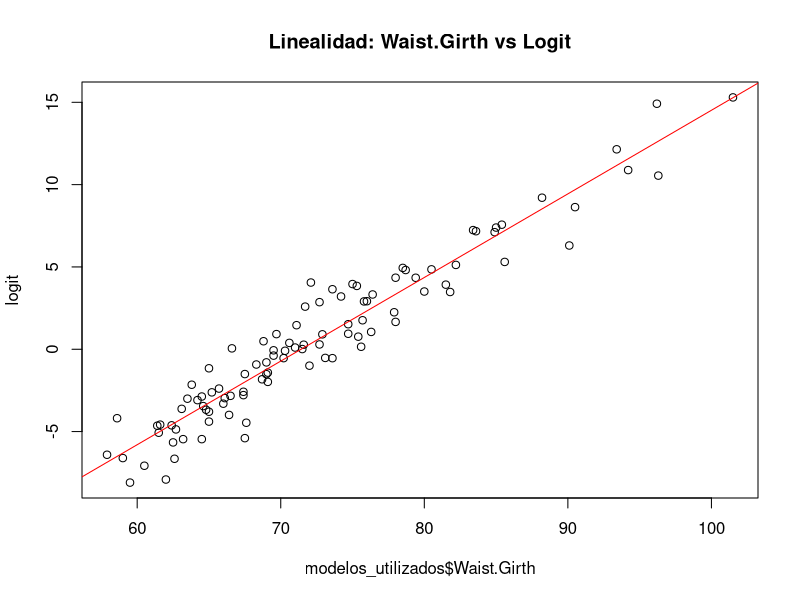
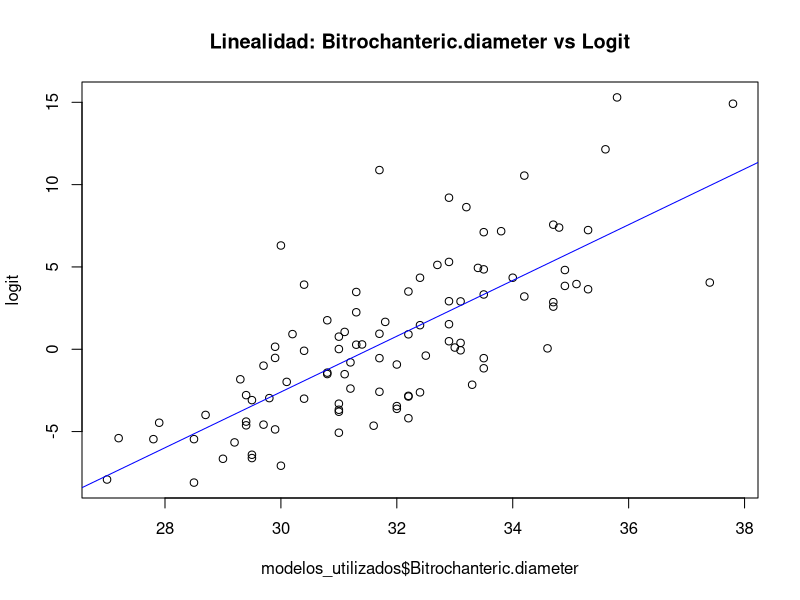
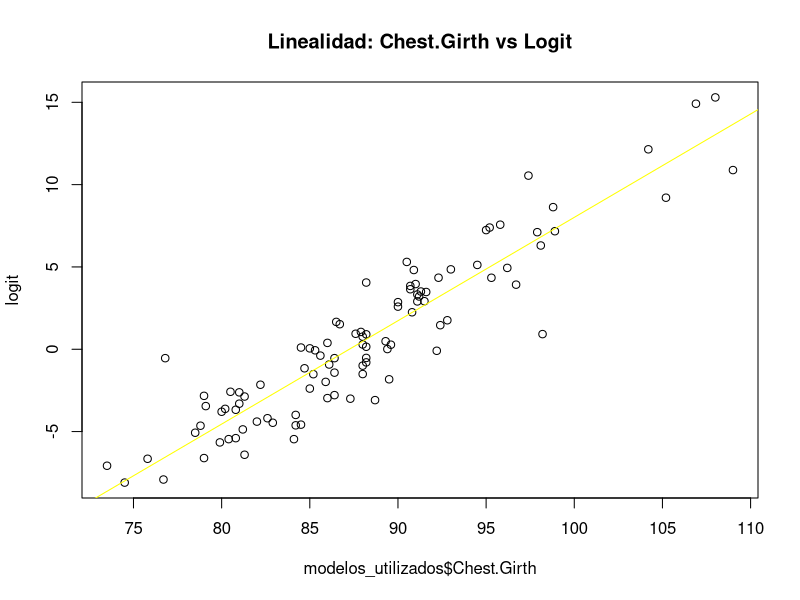
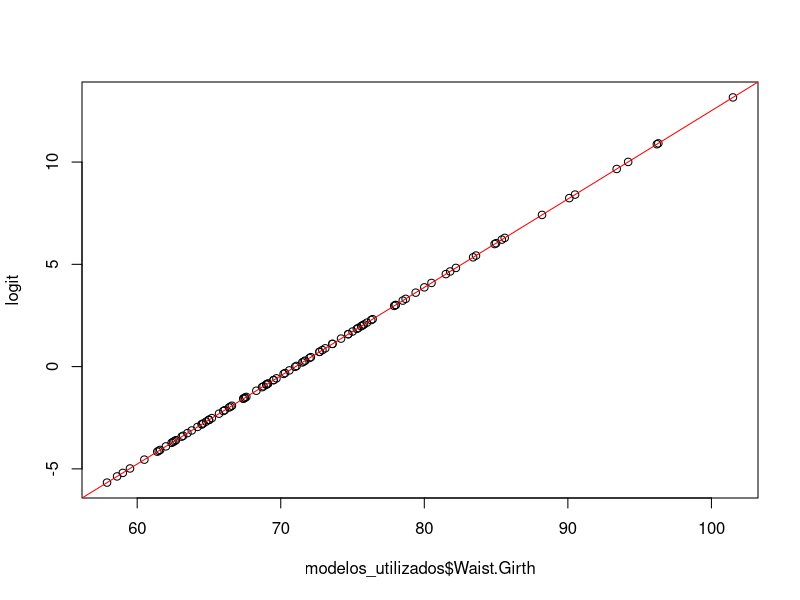
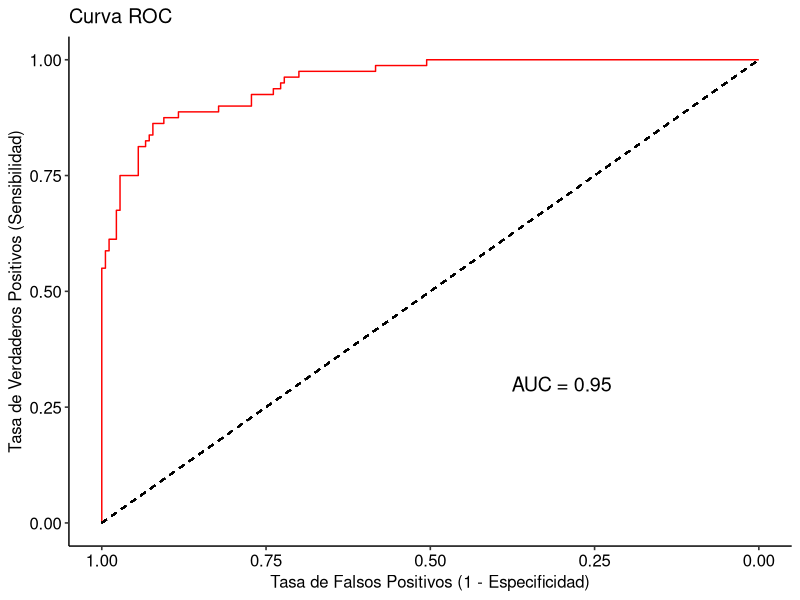
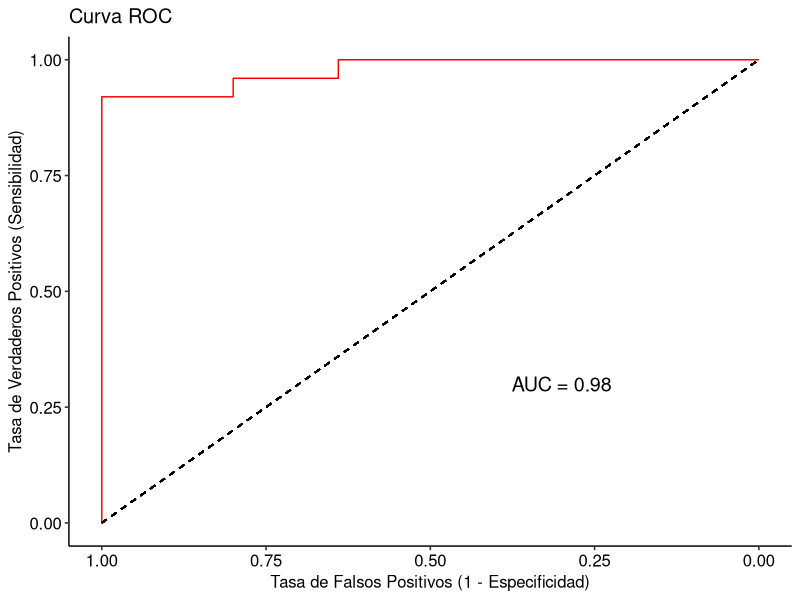
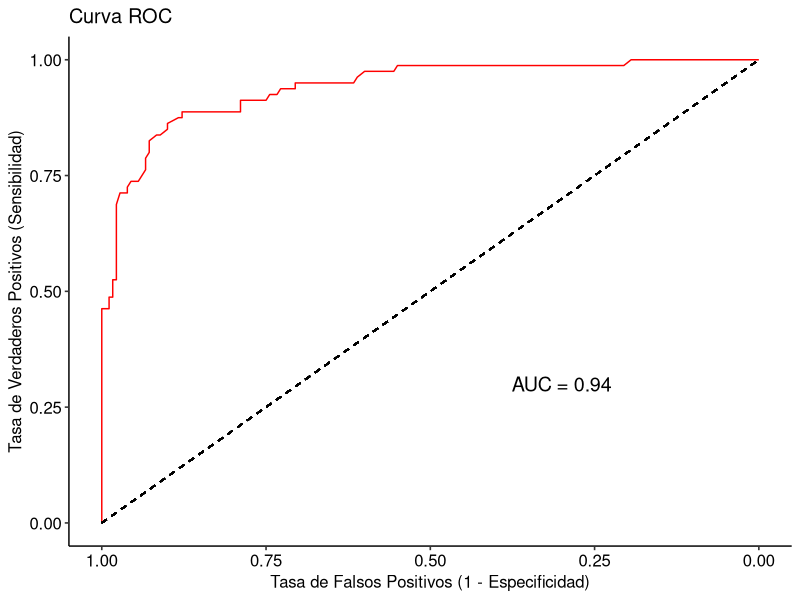
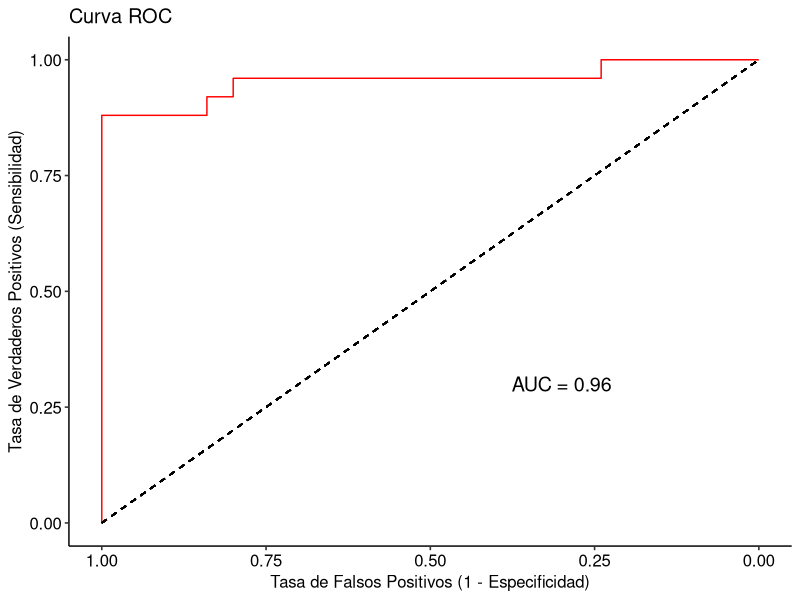

Reproduce these figures in R, in order.
## ---- chunk 1
knitr::opts_chunk$set(echo = TRUE)
## ---- chunk 2
library(ggpubr)
library(ggplot2)
library(pROC)
library(car)
## ---- chunk 3
datos <- read.csv2("EP09 Datos.csv", stringsAsFactors = TRUE)

## ---- chunk 4
# Calcular el IMC
datos$IMC <- datos$Weight / ((datos$Height*1/100)^2)

# Filtramos las mujeres
mujeres <- subset(datos, Gender == 0)

# Creamos la variable EN
mujeres$EN <- ifelse(mujeres$IMC >= 23.2, 1, 0)

# Separamsos mujeres con "Sobrepeso" y "No sobrepeso"
mujeres_sobrepeso <- subset(mujeres, EN == 1)
mujeres_no_sobrepeso <- subset(mujeres, EN == 0)
## ---- chunk 5
set.seed(1166)


# Seleccionar 75 mujeres de cada grupo (75 "Sobrepeso" y 75 "No sobrepeso")
sobrepeso <- mujeres_sobrepeso[sample(nrow(mujeres_sobrepeso), 75, replace = FALSE), ]
no_sobrepeso <- mujeres_no_sobrepeso[sample(nrow(mujeres_no_sobrepeso), 75, replace = FALSE), ]

# Dividir la muestra en dos conjuntos
# 100 personas (50 con EN "Sobrepeso" y 50 con EN "No sobrepeso")
modelos <- rbind(sobrepeso[1:50, ], no_sobrepeso[1:50, ])

# 50 personas (25 con EN "Sobrepeso" y 25 con EN "No sobrepeso")
evaluacion <- rbind(sobrepeso[51:75, ], no_sobrepeso[51:75, ])
## ---- chunk 6
modeloRLS <- glm(EN ~ Waist.Girth, family = binomial(link = "logit"), modelos)
print(summary(modeloRLS))
## ---- chunk 7
modelo_nulo <- glm(EN ~ 1, family = binomial(link = "logit"), modelos)
modelo_completo <- glm(EN ~ Waist.Girth + Chest.depth + Ankle.Minimum.Girth + Ankles.diameter + Age + Bitrochanteric.diameter + Calf.Maximum.Girth + Chest.Girth + Biiliac.diameter, family = binomial(link = "logit"), modelos)

cat("Modelo nulo:\n")
print(summary(modelo_nulo))

cat("Modelo completo:\n")
print(summary(modelo_completo))

#Evaluar variables a incorporar
print(add1(modelo_nulo, scope = modelo_completo, test = "LRT"))
cat("\n\n")
## ---- chunk 8
# Se selecciona Waight.Girth como variable predictora a incorporar dado que tiene el menor p-value.
modelo1 <- update(modelo_nulo, . ~ . + Waist.Girth)

# Luego se vuelve a evaluar una nueva variable predictora a incorporar
print(add1(modelo1, scope = modelo_completo, test = "LRT"))
## ---- chunk 9
# Se elecciona la variable Bitrochanteric.diameter dado que tiene el menor p-value y se incorpora al modelo.
modelo2 <- update(modelo1, . ~ . + Bitrochanteric.diameter)
print(add1(modelo2, scope = modelo_completo, test = "LRT"))
## ---- chunk 10
# Se selecciona la variable Chest.Girth dado que tiene el menor p-value y se incorpora al modelo.
modelo3 <- update(modelo2, . ~ . + Chest.Girth)
print(add1(modelo3, scope = modelo_completo, test = "LRT"))
## ---- chunk 11
# Se selecciona la variable Ankles.diameter dado que tiene el menor p-value y se incorpora al modelo.
modelo4 <- update(modelo3, . ~ . + Ankles.diameter)
print(add1(modelo4, scope = modelo_completo, test = "LRT"))
## ---- chunk 12
#cat("Modelo final")
print(summary(modelo4))
## ---- chunk 13
resultado <- anova(modelo_nulo, modelo1, modelo2, modelo3, modelo4, modelo_completo, test = "LRT")
print(resultado)
## ---- chunk 14
#Generalidad
#Reducir a matriz de datos que solo contenga los predictores
predictores = names(coef(modelo3)) [-1]
modelos = mujeres[,c(predictores, "EN")]
#Construir una matriz de datos con la respuesta predicha, los residuos y estadisiticas
#para evaluar la influencia de cada una de las observaciones
resultados = data.frame(respuesta_predicha = fitted(modelo3))
resultados[["residuos_estandarizados"]] = rstandard(modelo3)
resultados[["residuos_estudiantizados"]] = rstudent(modelo3)
resultados[["distancia_Cook"]] = cooks.distance(modelo3)
resultados[["dfbeta"]] = dfbeta(modelo3)
resultados[["dffit"]] = dffits(modelo3)
resultados[["apalancamiento"]] = hatvalues(modelo3)
resultados[["covratio"]] = covratio(modelo3)
cat("Identificacion de valores atipicos : \n")
#Observaciones por fuera del 95% esperado
sospechosos1 <- which (abs (resultados [["residuos_estandarizados"]]) > 1.96)
cat("- Residuos estandarizados fuera del 95% esperado:", sospechosos1, "\n")
# Observaciones con distancia de Cook mayor a uno.
sospechosos2 <- which(resultados [["cooks.distance"]]> 1)
cat("- Residuos con una distancia de Cook alta:", sospechosos2, "\n")
# Observaciones con apalancamiento mayor igual al doble del # apalancamiento promedio.
apal_medio <- (ncol(mujeres) + 1) / nrow(mujeres)
sospechosos3 <- which (resultados [["apalancamiento"]] > 2 * apal_medio)
cat ("Residuos con apalancamiento fuera de rango:",sospechosos3, "\n")
# Observaciones con DFBeta mayor o igual a 1.
sospechosos4 <- which(apply(resultados [["dfbeta"]] >= 1, 1, any)) 
names (sospechosos4) <- NULL
cat("Residuos con DFBeta >= 1: ",sospechosos4, "\n")
# Observaciones con razón de covarianza fuera de rango. 
inferior <- 1 - 3 * apal_medio
superior <- 1 + 3 * apal_medio
sospechosos5 <- which (resultados [["covratio"]] < inferior |
                         resultados [["covratio"]]> superior)
cat("- Residuos con razón de covarianza fuera de rango: ", sospechosos5, "\n")
#Resumen de valores sospechosos.
sospechosos <- c(sospechosos1, sospechosos2, sospechosos3, sospechosos4, sospechosos5)
sospechosos <- sort (unique (sospechosos))
cat ("\nResumen de valores sospechosos: \n")
cat ("Apalancamiento promedio: ", apal_medio, "\n")
cat("Intervalo razón de covarianza: [", inferior, superior, "]\n\n", sep = "")
print(round(resultados [sospechosos, c("distancia_Cook", "apalancamiento","covratio")], 3))
## ---- chunk 15
#Condiciones
# Extraer las observaciones utilizadas en el modelo
modelos_utilizados <- modelo3$model

# Verificar linealidad con los predictores
logit <- log(fitted(modelo3) / (1 - fitted(modelo3)))

# Graficar con el conjunto utilizado en el modelo
plot(modelos_utilizados$Waist.Girth, logit, main = "Linealidad: Waist.Girth vs Logit")
abline(lm(logit ~ modelos_utilizados$Waist.Girth), col = "red")

plot(modelos_utilizados$Bitrochanteric.diameter, logit, main = "Linealidad: Bitrochanteric.diameter vs Logit")
abline(lm(logit ~ modelos_utilizados$Bitrochanteric.diameter), col = "blue")

plot(modelos_utilizados$Chest.Girth, logit, main = "Linealidad: Chest.Girth vs Logit")
abline(lm(logit ~ modelos_utilizados$Chest.Girth), col = "yellow")


#2. los residuos deben ser independientes entre si
# Verificar independencia de los residuos
cat("\nVerificación de independencia de los residuos\n")
cat("--------------------------------------------------\n")
print(durbinWatsonTest(modelo3))
## ---- chunk 16
#Condiciones
# Verificar linealidad con los predictores
logit <- log(fitted(modeloRLS) / (1 - fitted(modeloRLS)))

# Graficar el logit contra un predictor continuo
plot(modelos_utilizados$Waist.Girth, logit)
abline(lm(logit ~ modelos_utilizados$Waist.Girth), col = "red")

#2. los residuos deben ser independientes entre si
# Verificar independencia de los residuos
cat("\nVerificación de independencia de los residuos\n")
cat("--------------------------------------------------\n")
print(durbinWatsonTest(modelo3))

## ---- chunk 17
# Evaluamos el modelo con el conjunto de prueba
probs_e <- predict(modelo3, modelos, type = "response")

# Calculamos la curva ROC y el AUC
ROC_e <- roc(modelos[["EN"]], probs_e)
auc_value <- auc(ROC_e)  # Obtener el valor del AUC

# Graficamos la curva ROC
g_roc_e <- ggroc(ROC_e, color = "red") +
  geom_segment(aes(x = 1, xend = 0, y = 0, yend = 1), linetype = "dashed") +
  annotate("text", x = 0.3, y = 0.3, label = sprintf("AUC = %.2f", auc_value), size = 5, color = "black") +
  theme_pubr() +
  labs(title = "Curva ROC", x = "Tasa de Falsos Positivos (1 - Especificidad)", y = "Tasa de Verdaderos Positivos (Sensibilidad)")

# Mostrar el gráfico
print(g_roc_e)
## ---- chunk 18
# Evaluamos el modelo con el conjunto de prueba
probs_e <- predict(modelo3, evaluacion, type = "response")

# Calculamos la curva ROC y el AUC
ROC_e <- roc(evaluacion[["EN"]], probs_e)
auc_value <- auc(ROC_e)  # Obtener el valor del AUC

# Graficamos la curva ROC
g_roc_e <- ggroc(ROC_e, color = "red") +
  geom_segment(aes(x = 1, xend = 0, y = 0, yend = 1), linetype = "dashed") +
  annotate("text", x = 0.3, y = 0.3, label = sprintf("AUC = %.2f", auc_value), size = 5, color = "black") +
  theme_pubr() +
  labs(title = "Curva ROC", x = "Tasa de Falsos Positivos (1 - Especificidad)", y = "Tasa de Verdaderos Positivos (Sensibilidad)")

# Mostrar el gráfico
print(g_roc_e)
## ---- chunk 19
# Evaluamos el modelo con el conjunto de prueba
probs_e <- predict(modeloRLS, modelos, type = "response")

# Calculamos la curva ROC y el AUC
ROC_e <- roc(modelos[["EN"]], probs_e)
auc_value <- auc(ROC_e)  # Obtener el valor del AUC

# Graficamos la curva ROC
g_roc_e <- ggroc(ROC_e, color = "red") +
  geom_segment(aes(x = 1, xend = 0, y = 0, yend = 1), linetype = "dashed") +
  annotate("text", x = 0.3, y = 0.3, label = sprintf("AUC = %.2f", auc_value), size = 5, color = "black") +
  theme_pubr() +
  labs(title = "Curva ROC", x = "Tasa de Falsos Positivos (1 - Especificidad)", y = "Tasa de Verdaderos Positivos (Sensibilidad)")

# Mostrar el gráfico
print(g_roc_e)
## ---- chunk 20
# Evaluamos el modelo con el conjunto de prueba
probs_e <- predict(modeloRLS, evaluacion, type = "response")

# Calculamos la curva ROC y el AUC
ROC_e <- roc(evaluacion[["EN"]], probs_e)
auc_value <- auc(ROC_e)  # Obtener el valor del AUC

# Graficamos la curva ROC
g_roc_e <- ggroc(ROC_e, color = "red") +
  geom_segment(aes(x = 1, xend = 0, y = 0, yend = 1), linetype = "dashed") +
  annotate("text", x = 0.3, y = 0.3, label = sprintf("AUC = %.2f", auc_value), size = 5, color = "black") +
  theme_pubr() +
  labs(title = "Curva ROC", x = "Tasa de Falsos Positivos (1 - Especificidad)", y = "Tasa de Verdaderos Positivos (Sensibilidad)")

# Mostrar el gráfico
print(g_roc_e)
## ---- chunk 21
# Realizar predicciones sobre el conjunto de evaluación
probabilidades <- predict(modelo3, newdata = modelos, type = "response")

# Convertir las probabilidades en predicciones binarias utilizando un umbral de 0.5
predicciones <- ifelse(probabilidades >= 0.5, 1, 0)

# Crear una matriz de confusión
matriz_confusion <- table(Predicción = predicciones, Realidad = modelos$EN)
print(matriz_confusion)

# Calcular Sensibilidad
sensibilidad <- matriz_confusion[2, 2] / sum(matriz_confusion[, 2])
cat("Sensibilidad: ", round(sensibilidad, 3), "\n")

# Calcular Especificidad
especificidad <- matriz_confusion[1, 1] / sum(matriz_confusion[, 1])
cat("Especificidad: ", round(especificidad, 3), "\n")


cat("El modelo es capaz de identificar correctamente el 87.5% de las personas con sobrepeso (verdaderos positivos) y El modelo identifica correctamente el 88.9% de las personas sin sobrepeso (verdaderos negativos). Ambos valores son altos lo que indica respectivamente que el modelo es efectivo en detectar observaciones pertencientes a la clase positiva como a la clase negativa. ")
## ---- chunk 22
# Realizar predicciones sobre el conjunto de evaluación
probabilidades <- predict(modelo3, newdata = evaluacion, type = "response")

# Convertir las probabilidades en predicciones binarias utilizando un umbral de 0.5
predicciones <- ifelse(probabilidades >= 0.5, 1, 0)

# Crear una matriz de confusión
matriz_confusion <- table(Predicción = predicciones, Realidad = evaluacion$EN)
print(matriz_confusion)

# Calcular Sensibilidad
sensibilidad <- matriz_confusion[2, 2] / sum(matriz_confusion[, 2])
cat("Sensibilidad: ", round(sensibilidad, 3), "\n")

# Calcular Especificidad
especificidad <- matriz_confusion[1, 1] / sum(matriz_confusion[, 1])
cat("Especificidad: ", round(especificidad, 3), "\n")


cat("El modelo es capaz de identificar correctamente el 92% de las personas con sobrepeso (verdaderos positivos) y El modelo identifica correctamente el 96% de las personas sin sobrepeso (verdaderos negativos). Ambos valores son altos lo que indica respectivamente que el modelo es efectivo en detectar observaciones pertencientes a la clase positiva como a la clase negativa. ")
## ---- chunk 23
# Realizar predicciones sobre el conjunto de evaluación
probabilidades <- predict(modeloRLS, newdata = modelos, type = "response")

# Convertir las probabilidades en predicciones binarias utilizando un umbral de 0.5
predicciones <- ifelse(probabilidades >= 0.5, 1, 0)

# Crear una matriz de confusión
matriz_confusion <- table(Predicción = predicciones, Realidad = modelos$EN)
print(matriz_confusion)

# Calcular Sensibilidad
sensibilidad <- matriz_confusion[2, 2] / sum(matriz_confusion[, 2])
cat("Sensibilidad: ", round(sensibilidad, 3), "\n")

# Calcular Especificidad
especificidad <- matriz_confusion[1, 1] / sum(matriz_confusion[, 1])
cat("Especificidad: ", round(especificidad, 3), "\n")


cat("El modelo es capaz de identificar correctamente el 86.3% de las personas con sobrepeso (verdaderos positivos) y El modelo identifica correctamente el 90% de las personas sin sobrepeso (verdaderos negativos). Ambos valores son altos lo que indica respectivamente que el modelo es efectivo en detectar observaciones pertencientes a la clase positiva como a la clase negativa. ")
## ---- chunk 24
# Realizar predicciones sobre el conjunto de evaluación
probabilidades <- predict(modeloRLS, newdata = evaluacion, type = "response")

# Convertir las probabilidades en predicciones binarias utilizando un umbral de 0.5
predicciones <- ifelse(probabilidades >= 0.5, 1, 0)

# Crear una matriz de confusión
matriz_confusion <- table(Predicción = predicciones, Realidad = evaluacion$EN)
print(matriz_confusion)

# Calcular Sensibilidad
sensibilidad <- matriz_confusion[2, 2] / sum(matriz_confusion[, 2])
cat("Sensibilidad: ", round(sensibilidad, 3), "\n")

# Calcular Especificidad
especificidad <- matriz_confusion[1, 1] / sum(matriz_confusion[, 1])
cat("Especificidad: ", round(especificidad, 3), "\n")


cat("El modelo es capaz de identificar correctamente el 88% de las personas con sobrepeso (verdaderos positivos) y El modelo identifica correctamente el 100% de las personas sin sobrepeso (verdaderos negativos). Ambos valores son altos lo que indica respectivamente que el modelo es efectivo en detectar observaciones pertencientes a la clase positiva como a la clase negativa. ")
